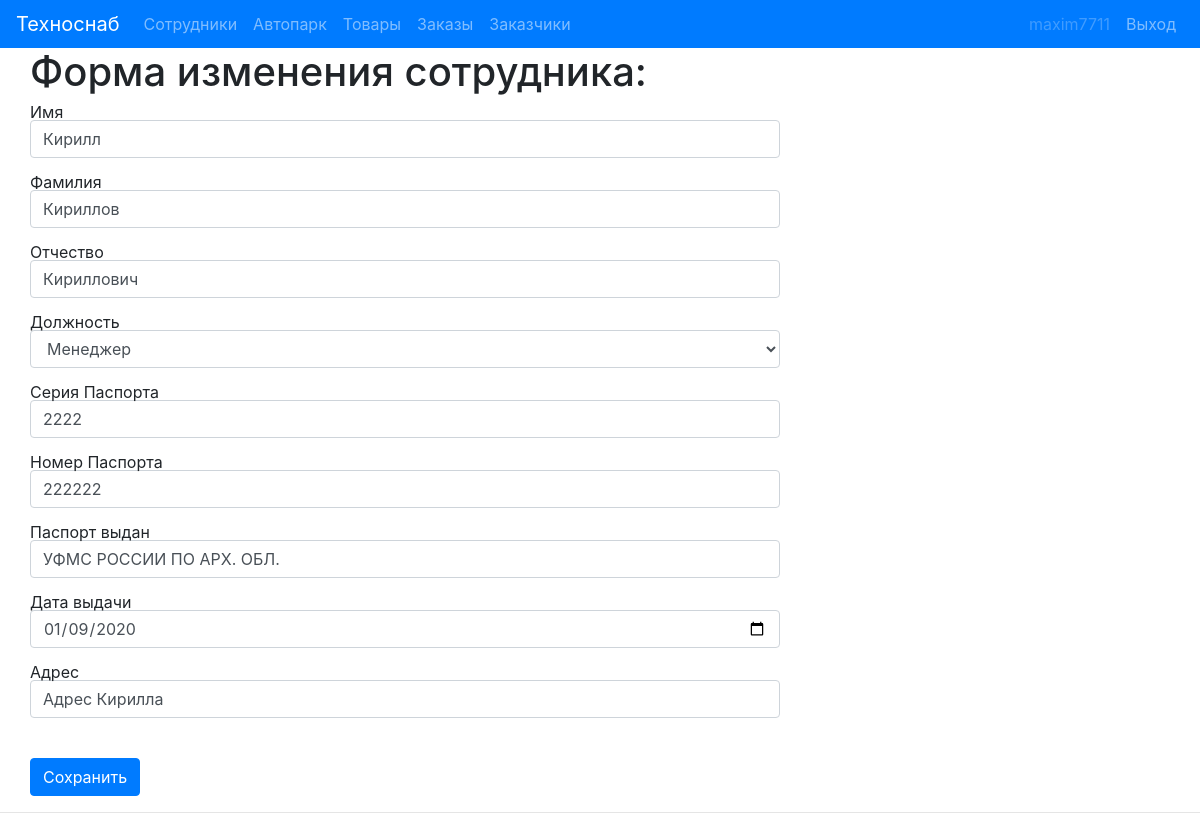
/workers/edit/9/ (signed in), run on the app's committed database.
### workers/models.py (models this page shows, shortened)
class Worker(models.Model):
    first_name = models.CharField(max_length=20, verbose_name="Имя")
    middle_name = models.CharField(max_length=20, verbose_name="Фамилия")
    last_name = models.CharField(max_length=20, verbose_name="Отчество")
    phone = models.CharField(max_length=12, verbose_name="Телефон", unique=True)
    passport_seria = models.CharField(max_length=4, verbose_name="Серия Паспорта")
    passport_number = models.CharField(max_length=6, verbose_name="Номер Паспорта")
    passport_issued = models.CharField(max_length=100, verbose_name="Паспорт выдан")
    passport_date = models.DateField(verbose_name="Дата выдачи", null=True)
    adress = models.CharField(max_length=100, verbose_name="Адрес")
    P_position = models.ForeignKey(Position, verbose_name="Должность", null=True, on_delete=models.SET_NULL)
    T_work = models.ForeignKey(Type_work, verbose_name="Тип работы", null=True, on_delete=models.SET_NULL)
    time = models.IntegerField(verbose_name="Время работы", null=True)
    passport_img = models.ImageField(null=True, blank=True, upload_to="pasport_img/", verbose_name="Скан паспорта")
    class Meta:
        verbose_name = "Работник"
        verbose_name_plural ="Работники"

### workers/views.py (the view, shortened to what this page needs)
# urls.py: path('edit/<int:id>/', views.Edit.as_view(), name='edit_customer'),
class Edit(View):
    def get(self, request, id):
            tom = Worker.objects.get(id=id)
            bount_form = WorkerForm(instance=tom)
            context = {
                    'form': bount_form,
                    'worker': tom,
                }
            return render(request, "edit_worker.html", context=context)

### workers/forms.py (shortened to what this page needs)
class WorkerForm(forms.ModelForm):
    class Meta:
        model = Worker
        fields = ['first_name', 'middle_name', 'last_name', 'P_position', 'passport_seria', 'passport_number', 'passport_issued',
                  'passport_date', 'adress',   ]
        widgets = {
            'passport_date': forms.TextInput(attrs={'type': 'date'})
            }
    def __init__(self, *args, **kwargs):
        super().__init__(*args, **kwargs)
        for field in self.fields:
             self.fields[field].widget.attrs['class'] = 'form-control'

### workers/models.py (called while the page is built)
    def __str__(self):
        return self.position_caption

### workers/templates/edit_worker.html (shortened to what this page needs)
{% extends 'base.html' %}
{% block filesLink %}
{% load static %}
{% endblock %}
{% block content %}
<form action="{{tom.get_update_url}}" id="add_form" method="POST">
	<div class="container">
						    <div class="row">
									    	<div class='col-sm-8'>
									    						<h1>Форма изменения сотрудника:</h1>
									    							{% for field in form %}
									    								<div class="form-group">
									    									 {{ field.label }}
									    									 {{ field }}
									    								</div>
									    							{% endfor %}
																	<input type="submit" class="btn btn-primary mt-4" value="Сохранить" >
			            					</div>
						 	</div>
	</div>
</form>
{% endblock %}

### main/templates/base.html (shortened to what this page needs)
<!DOCTYPE html>
<html lang="en">
<head>
	{% load static %}
	<link rel="stylesheet" href="https://stackpath.bootstrapcdn.com/bootstrap/4.4.1/css/bootstrap.min.css">
	<link rel="stylesheet" href="{% static 'css/reset.css' %}">
	<link rel="stylesheet" href="{% static 'css/BaseStyle.css' %}">
</head>
<body>
 <nav class="navbar navbar-expand-lg  navbar-dark bg-primary">
  <a class="navbar-brand" href="#">Техноснаб</a>
  <div class="collapse navbar-collapse" id="navbarSupportedContent">
	   <ul class="navbar-nav mr-auto">
				      {% url 'workers' as url_workers %}
								{% url 'cars' as url_cars %}
								{% url 'services' as url_services %}
								{% url 'orders' as url_orders %}
								{% url 'customers' as url_customers %}
								{% url 'login' as url_login %}
								{% url 'logout' as url_logout %}
								{% url 'register' as url_register %}
								<li class="nav-item "><a class="nav-link {% if url_workers == request.path %}active{% endif %}" href="{{url_workers}}">Сотрудники</a></li>
								<li class="nav-item "><a class="nav-link {% if url_cars == request.path %}active{% endif %} " href="{{url_cars}}">Автопарк</a></li>
								<li class="nav-item "><a class="nav-link {% if url_services == request.path %}active{% endif %}" href="{{url_services}}">Товары</a></li>
								<li class="nav-item "><a class="nav-link {% if url_orders == request.path %}active{% endif %}" href="{{url_orders}}">Заказы</a></li>
								<li class="nav-item "><a class="nav-link {% if url_customers == request.path %}active{% endif %}" href="{{url_customers}}">Заказчики</a></li>
				    </ul>
				    <form class="form-inline my-2 my-lg-0">
						    <ul class="navbar-nav ">
								{% if user.is_staff %}
									<li class="nav-item "><a class="nav-link disabled" href="{{url_register}}">{{request.user}}</a></li>
									<li class="nav-item "><a class="nav-link {% if url_logout == request.path %}active{% endif %}" href="{{url_logout}}">Выход</a></li>
								{% else %}
									<li class="nav-item "><a class="nav-link {% if url_login == request.path %}active{% endif %}" href="{{url_login}}">Авторизация</a></li>
								{% endif %}
							</ul>
    </form>
  </div>
</nav>
	<div class="container-fluid">
		<div class="row">
			<div class="col">
	{% if request.user.is_authenticated  %}
	{% block content%}
	{% endblock %}
	{% else %}
		<h1>Вы не авторизованы</h1>
	{% endif %}
			</div>
		</div>
	</div>
	<footer class="footer text-muted justify ">
					<hr>
	</footer>
</body>
</html>

### main/static/css/BaseStyle.css (style rules this page uses)
.container { padding-left: 0px; padding-right: 0px; width: 100%; }

### data on the page
Worker: form "Кирилл" "Кириллов" "Кириллович" "Менеджер" "2222" "222222" "УФМС РОССИИ ПО АРХ. ОБЛ." "01/09/2020" "Адрес Кирилла"

### other printed values
{{ request.user }} "maxim7711"
{{ field.label }} "Имя" "Фамилия" "Отчество" "Должность" "Серия Паспорта" "Номер Паспорта" "Паспорт выдан" "Дата выдачи" "Адрес"
